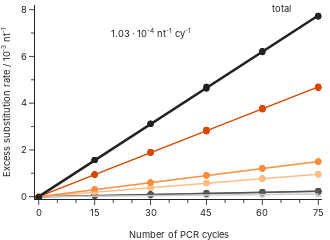

This figure's notebook cell:
### Code cell
error_categories = {
    'A2C': "A2C/T2G", 
    'A2G': "A2G/T2C", 
    'A2T': "A2T/T2A", 
    'C2A': "C2A/G2T", 
    'C2G': "C2G/G2C", 
    'C2T': "C2T/G2A", 
    'T2G': "A2C/T2G", 
    'T2C': "A2G/T2C", 
    'T2A': "A2T/T2A", 
    'G2T': "C2A/G2T", 
    'G2C': "C2G/G2C", 
    'G2A': "C2T/G2A"
}
categories = ["A2C/T2G", "A2G/T2C", "A2T/T2A", "C2A/G2T", "C2G/G2C", "C2T/G2A"]
colors = ['#cccccc', '#969696', '#525252', '#fdbe85', '#fd8d3c', '#d94701']
cat_color_map = {
    "C2G/G2C": '#cccccc', 
    "A2C/T2G": '#969696', 
    "C2A/G2T": '#525252', 
    "A2T/T2A": '#fdbe85', 
    "C2T/G2A": '#fd8d3c', 
    "A2G/T2C": '#d94701'
}

df = data.data[f"substitutions_by_type"].copy()

# find intercept to normalize initial rates for each experiment group
df['delta_rate'] = df['rate']
for group in df['group'].unique():
    for errortype in df['type'].unique():
        for read in df['read'].unique():
            idata = df.loc[(df['group'] == group) & (df['type'] == errortype) & (df['read'] == read)]
            fit = smf.ols(formula='rate ~ delta_series_var', data=idata).fit()
            df.loc[(df['group'] == group) & (df['type'] == errortype) & (df['read'] == read), 'delta_rate'] -= fit.params['Intercept']

# combine analogous types into categories
df['category'] = df['type']
for error, category in error_categories.items():
    df.loc[(df['type'] == error), 'category'] = category

# find fits for the categories based on all data
fits = {}
ratios = {}
for category in df['category'].unique():
    idata = df.loc[(df['category'] == category)]
    fits[category] = smf.ols(formula='delta_rate ~ delta_series_var', data=idata).fit()
    ratios[category] = fits[category].params['delta_series_var']

ratio_df = pd.DataFrame.from_dict(ratios, orient="index", columns=["rate"])
ratio_df['ratio'] = ratio_df['rate']/ratio_df['rate'].sum()
ratio_df['ratio/2'] = ratio_df['ratio']/2
display(ratio_df)


fig = px.scatter(
    df,
    x="delta_series_var",
    y=2*df["delta_rate"]*1000,
    color="category",
    range_x=[-1, 76],
    range_y=[-0.1, 8.2],
    color_discrete_sequence=colors,
    category_orders={"category": ["C2G/G2C", "A2C/T2G", "C2A/G2T", "A2T/T2A", "C2T/G2A", "A2G/T2C"]}
)


x_var = np.linspace(min(df['delta_series_var']), max(df['delta_series_var']), 10)
for i, category in enumerate(categories):
    fig.add_trace(
        pg.Scatter(
            x=x_var,
            y=2*fits[category].predict(exog={'delta_series_var': x_var})*1000,
            mode="lines",
            showlegend=False,
            line=dict(color=cat_color_map[category], width=1.5)
        )
    )




alldf = data.data[f"overall_error_rates"].loc[data.data[f"overall_error_rates"]['type'] == "substitutions"].copy()
alldf['delta_rate'] = alldf['rate']
for group in alldf['group'].unique():
    for read in alldf['read'].unique():
        idata = alldf.loc[(alldf['group'] == group) & (alldf['read'] == read)]
        fit = smf.ols(formula='rate ~ delta_series_var', data=idata).fit()
        alldf.loc[(alldf['group'] == group) & (alldf['read'] == read), 'delta_rate'] -= fit.params['Intercept']

fit = smf.ols(formula='delta_rate ~ delta_series_var', data=alldf).fit()

fig.add_trace(
    pg.Scatter(
        x=alldf['delta_series_var'],
        y=alldf['delta_rate']*1000,
        mode="markers",
        showlegend=False,
        line=dict(color="#222222")
    )
)
fig.add_trace(
    pg.Scatter(
        x=x_var,
        y=fit.predict(exog={'delta_series_var': x_var})*1000,
        mode="lines",
        showlegend=False,
        line=dict(color="#222222", width=2.5)
    )
)

fig.add_annotation(x=30, y=7,
    text=f"{fit.params['delta_series_var']*10000:.2f} · 10<sup>-4</sup> nt<sup>-1</sup> cy<sup>-1</sup>",
    showarrow=False,
    yshift=0, 
    font=dict(
        color="#222222",
        family="Inter", 
        size=28/3, 
    )
)

fig.add_annotation(x=62, y=8.05,
    text="total",
    showarrow=False,
    yshift=0, 
    xanchor="left",
    font=dict(
        color="#222222",
        family="Inter", 
        size=28/3, 
    )
)

fig.update_layout(
    template="simple_white", 
    height=240, 
    width=330, 
    showlegend=False, 
    margin=dict(l=0, r=8, t=5, b=0),
    font_family="Inter",
    legend_font_size=28/3,
)
fig.update_xaxes(
    title_text='Number of PCR cycles', 
    dtick=15,
    title_font_family="Inter", 
    title_font_size=28/3, 
    tickfont_size=28/3, 
    minor_ticks="outside", 
    minor_dtick=5
)
fig.update_yaxes(
    title_text='Excess substitution rate / 10<sup>-3</sup> nt<sup>-1</sup>', 
    dtick=2, 
    title_font_family="Inter", 
    title_font_size=28/3, 
    tickfont_size=28/3, 
    minor_ticks="outside", 
    minor_dtick=1
)
fig.show()
fig.write_image("sub_rate.svg")

### Figure 1 — Plotly figure (JSON) as saved in the notebook; plotly's stock layout.template omitted (floating-point values rounded to 4 significant figures)
{"data": [{"hovertemplate": "category=C2G/G2C<br>delta_series_var=%{x}<br>y=%{y}<extra></extra>", "legendgroup": "C2G/G2C", "marker": {"color": "#cccccc", "symbol": "circle"}, "mode": "markers", "name": "C2G/G2C", "orientation": "v", "showlegend": true, "type": "scatter", "x": [0, 0, 0, 0, 15, 15, 15, 15, 30, 30, 30, 30, 45, 45, 45, 45, 60, 60, 60, 60, 75, 75, 75, 75, 0, 0, 0, 0, 15, 15, 15, 15, 30, 30, 30, 30, 45, 45, 45, 45, 60, 60, 60, 60, 75, 75, 75, 75], "xaxis": "x", "y": [-0.001969, 0.0007672, 0.0005126, -0.001647, 0.02407, 0.02264, 0.02385, 0.02534, 0.04887, 0.04507, 0.04464, 0.04541, 0.06709, 0.0637, 0.06552, 0.06373, 0.09169, 0.09153, 0.0948, 0.08538, 0.1144, 0.1127, 0.114, 0.1134, 0.001127, -0.001035, -0.002012, -0.001392, 0.02283, 0.02367, 0.02431, 0.02799, 0.04523, 0.04414, 0.04688, 0.04456, 0.06723, 0.06386, 0.06592, 0.06772, 0.09243, 0.08901, 0.09205, 0.09248, 0.1158, 0.1093, 0.1116, 0.1186], "yaxis": "y"}, {"hovertemplate": "category=A2C/T2G<br>delta_series_var=%{x}<br>y=%{y}<extra></extra>", "legendgroup": "A2C/T2G", "marker": {"color": "#969696", "symbol": "circle"}, "mode": "markers", "name": "A2C/T2G", "orientation": "v", "showlegend": true, "type": "scatter", "x": [0, 0, 0, 0, 15, 15, 15, 15, 30, 30, 30, 30, 45, 45, 45, 45, 60, 60, 60, 60, 75, 75, 75, 75, 0, 0, 0, 0, 15, 15, 15, 15, 30, 30, 30, 30, 45, 45, 45, 45, 60, 60, 60, 60, 75, 75, 75, 75], "xaxis": "x", "y": [-0.001143, -0.001934, -0.0009285, -0.0006752, 0.05034, 0.04929, 0.04656, 0.04752, 0.09449, 0.09346, 0.09736, 0.09557, 0.144, 0.1367, 0.1407, 0.1399, 0.1934, 0.1864, 0.1897, 0.187, 0.2393, 0.2318, 0.2352, 0.2358, -0.0001392, -0.001775, 6.438e-05, 0.002, 0.04701, 0.04762, 0.04755, 0.04627, 0.09526, 0.09278, 0.0947, 0.09434, 0.1412, 0.1377, 0.1395, 0.1369, 0.1886, 0.1843, 0.1876, 0.1881, 0.2362, 0.2291, 0.2365, 0.2374], "yaxis": "y"}, {"hovertemplate": "category=C2A/G2T<br>delta_series_var=%{x}<br>y=%{y}<extra></extra>", "legendgroup": "C2A/G2T", "marker": {"color": "#525252", "symbol": "circle"}, "mode": "markers", "name": "C2A/G2T", "orientation": "v", "showlegend": true, "type": "scatter", "x": [0, 0, 0, 0, 15, 15, 15, 15, 30, 30, 30, 30, 45, 45, 45, 45, 60, 60, 60, 60, 75, 75, 75, 75, 0, 0, 0, 0, 15, 15, 15, 15, 30, 30, 30, 30, 45, 45, 45, 45, 60, 60, 60, 60, 75, 75, 75, 75], "xaxis": "x", "y": [-0.00151, -0.0009834, -0.0005181, -0.001843, 0.04442, 0.04371, 0.04487, 0.04588, 0.09238, 0.09623, 0.09456, 0.09555, 0.1364, 0.1438, 0.1431, 0.1408, 0.1813, 0.1904, 0.1895, 0.1883, 0.2231, 0.2293, 0.2307, 0.2294, -0.0006072, -0.001268, -0.001592, -0.0005113, 0.04451, 0.04815, 0.04766, 0.0489, 0.09409, 0.09663, 0.09774, 0.09758, 0.1445, 0.1344, 0.136, 0.1478, 0.1844, 0.1874, 0.1873, 0.1916, 0.2311, 0.234, 0.2343, 0.2444], "yaxis": "y"}, {"hovertemplate": "category=A2T/T2A<br>delta_series_var=%{x}<br>y=%{y}<extra></extra>", "legendgroup": "A2T/T2A", "marker": {"color": "#fdbe85", "symbol": "circle"}, "mode": "markers", "name": "A2T/T2A", "orientation": "v", "showlegend": true, "type": "scatter", "x": [0, 0, 0, 0, 15, 15, 15, 15, 30, 30, 30, 30, 45, 45, 45, 45, 60, 60, 60, 60, 75, 75, 75, 75, 0, 0, 0, 0, 15, 15, 15, 15, 30, 30, 30, 30, 45, 45, 45, 45, 60, 60, 60, 60, 75, 75, 75, 75], "xaxis": "x", "y": [-0.004002, 0.002398, 0.007087, -0.0022, 0.1975, 0.1931, 0.1918, 0.1965, 0.3865, 0.3801, 0.3682, 0.3858, 0.5838, 0.5902, 0.5814, 0.5823, 0.7774, 0.7691, 0.7607, 0.7762, 0.9648, 0.9707, 0.9639, 0.9662, -0.009425, -0.002838, -0.003601, -0.007135, 0.197, 0.2, 0.191, 0.195, 0.3929, 0.3832, 0.3818, 0.3965, 0.5745, 0.5782, 0.5779, 0.5767, 0.7759, 0.7773, 0.7684, 0.7726, 0.9524, 0.9659, 0.9462, 0.9613], "yaxis": "y"}, {"hovertemplate": "category=C2T/G2A<br>delta_series_var=%{x}<br>y=%{y}<extra></extra>", "legendgroup": "C2T/G2A", "marker": {"color": "#fd8d3c", "symbol": "circle"}, "mode": "markers", "name": "C2T/G2A", "orientation": "v", "showlegend": true, "type": "scatter", "x": [0, 0, 0, 0, 15, 15, 15, 15, 30, 30, 30, 30, 45, 45, 45, 45, 60, 60, 60, 60, 75, 75, 75, 75, 0, 0, 0, 0, 15, 15, 15, 15, 30, 30, 30, 30, 45, 45, 45, 45, 60, 60, 60, 60, 75, 75, 75, 75], "xaxis": "x", "y": [-0.004807, -0.008741, -0.008549, -0.0104, 0.3073, 0.2973, 0.2981, 0.3132, 0.5999, 0.6101, 0.6064, 0.602, 0.9132, 0.9181, 0.9224, 0.9076, 1.213, 1.205, 1.208, 1.209, 1.505, 1.491, 1.49, 1.502, -0.004284, -0.003034, -0.005922, -0.003058, 0.3135, 0.2968, 0.2991, 0.3102, 0.6043, 0.6069, 0.606, 0.5977, 0.904, 0.9144, 0.9165, 0.8976, 1.227, 1.207, 1.195, 1.216, 1.516, 1.499, 1.499, 1.504], "yaxis": "y"}, {"hovertemplate": "category=A2G/T2C<br>delta_series_var=%{x}<br>y=%{y}<extra></extra>", "legendgroup": "A2G/T2C", "marker": {"color": "#d94701", "symbol": "circle"}, "mode": "markers", "name": "A2G/T2C", "orientation": "v", "showlegend": true, "type": "scatter", "x": [0, 0, 0, 0, 15, 15, 15, 15, 30, 30, 30, 30, 45, 45, 45, 45, 60, 60, 60, 60, 75, 75, 75, 75, 0, 0, 0, 0, 15, 15, 15, 15, 30, 30, 30, 30, 45, 45, 45, 45, 60, 60, 60, 60, 75, 75, 75, 75], "xaxis": "x", "y": [-0.02343, -0.02349, -0.02568, -0.02121, 0.9546, 0.9443, 0.9475, 0.9522, 1.906, 1.909, 1.907, 1.899, 2.865, 2.839, 2.851, 2.857, 3.798, 3.762, 3.765, 3.789, 4.71, 4.689, 4.692, 4.701, -0.01261, -0.01355, -0.01463, -0.01646, 0.9459, 0.9399, 0.938, 0.947, 1.882, 1.879, 1.877, 1.884, 2.796, 2.809, 2.803, 2.797, 3.743, 3.744, 3.736, 3.739, 4.672, 4.66, 4.649, 4.667], "yaxis": "y"}, {"line": {"color": "#969696", "width": 1.5}, "mode": "lines", "showlegend": false, "type": "scatter", "x": [0, 8.333, 16.67, 25, 33.33, 41.67, 50, 58.33, 66.67, 75], "y": [-2.711e-17, 0.0261, 0.05221, 0.07831, 0.1044, 0.1305, 0.1566, 0.1827, 0.2088, 0.2349]}, {"line": {"color": "#d94701", "width": 1.5}, "mode": "lines", "showlegend": false, "type": "scatter", "x": [0, 8.333, 16.67, 25, 33.33, 41.67, 50, 58.33, 66.67, 75], "y": [6.505e-16, 0.5217, 1.043, 1.565, 2.087, 2.609, 3.13, 3.652, 4.174, 4.696]}, {"line": {"color": "#fdbe85", "width": 1.5}, "mode": "lines", "showlegend": false, "type": "scatter", "x": [0, 8.333, 16.67, 25, 33.33, 41.67, 50, 58.33, 66.67, 75], "y": [-3.049e-17, 0.1071, 0.2142, 0.3213, 0.4284, 0.5354, 0.6425, 0.7496, 0.8567, 0.9638]}, {"line": {"color": "#525252", "width": 1.5}, "mode": "lines", "showlegend": false, "type": "scatter", "x": [0, 8.333, 16.67, 25, 33.33, 41.67, 50, 58.33, 66.67, 75], "y": [3.388e-18, 0.02596, 0.05192, 0.07788, 0.1038, 0.1298, 0.1558, 0.1817, 0.2077, 0.2336]}, {"line": {"color": "#cccccc", "width": 1.5}, "mode": "lines", "showlegend": false, "type": "scatter", "x": [0, 8.333, 16.67, 25, 33.33, 41.67, 50, 58.33, 66.67, 75], "y": [-1.313e-17, 0.01258, 0.02517, 0.03775, 0.05033, 0.06291, 0.0755, 0.08808, 0.1007, 0.1132]}, {"line": {"color": "#fd8d3c", "width": 1.5}, "mode": "lines", "showlegend": false, "type": "scatter", "x": [0, 8.333, 16.67, 25, 33.33, 41.67, 50, 58.33, 66.67, 75], "y": [7.454e-17, 0.1676, 0.3352, 0.5028, 0.6704, 0.838, 1.006, 1.173, 1.341, 1.508]}, {"line": {"color": "#222222"}, "mode": "markers", "showlegend": false, "type": "scatter", "x": [0, 0, 15, 15, 30, 30, 45, 45, 60, 60, 75, 75, 0, 0, 15, 15, 30, 30, 45, 45, 60, 60, 75, 75], "y": [-0.03443, -0.03303, 1.564, 1.567, 3.131, 3.121, 4.7, 4.698, 6.23, 6.222, 7.741, 7.737, -0.02472, -0.02713, 1.563, 1.561, 3.108, 3.109, 4.632, 4.631, 6.2, 6.183, 7.711, 7.704]}, {"line": {"color": "#222222", "width": 2.5}, "mode": "lines", "showlegend": false, "type": "scatter", "x": [0, 8.333, 16.67, 25, 33.33, 41.67, 50, 58.33, 66.67, 75], "y": [-2.168e-16, 0.8611, 1.722, 2.583, 3.444, 4.305, 5.166, 6.027, 6.888, 7.75]}], "layout": {"annotations": [{"font": {"color": "#222222", "family": "Inter", "size": 9.333}, "showarrow": false, "text": "1.03 · 10<sup>-4</sup> nt<sup>-1</sup> cy<sup>-1</sup>", "x": 30, "y": 7, "yshift": 0}, {"font": {"color": "#222222", "family": "Inter", "size": 9.333}, "showarrow": false, "text": "total", "x": 62, "xanchor": "left", "y": 8.05, "yshift": 0}], "font": {"family": "Inter"}, "height": 240, "legend": {"font": {"size": 9.333}, "title": {"text": "category"}, "tracegroupgap": 0}, "margin": {"b": 0, "l": 0, "r": 8, "t": 5}, "showlegend": false, "width": 330, "xaxis": {"anchor": "y", "domain": [0, 1], "dtick": 15, "minor": {"dtick": 5, "ticks": "outside"}, "range": [-1, 76], "tickfont": {"size": 9.333}, "title": {"font": {"family": "Inter", "size": 9.333}, "text": "Number of PCR cycles"}}, "yaxis": {"anchor": "x", "domain": [0, 1], "dtick": 2, "minor": {"dtick": 1, "ticks": "outside"}, "range": [-0.1, 8.2], "tickfont": {"size": 9.333}, "title": {"font": {"family": "Inter", "size": 9.333}, "text": "Excess substitution rate / 10<sup>-3</sup> nt<sup>-1</sup>"}}}}
